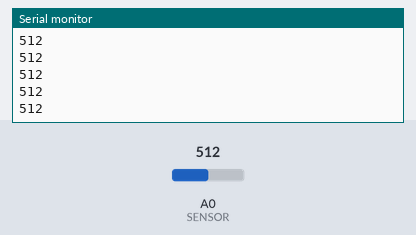
This sketch was run on a simulated Arduino Uno, built with avr-gcc and run on an emulated ATmega328P. Parts: the last lines printed to the serial monitor. Inputs (shaded band) come from the test bench; at power-on: A0 (SENSOR) = 512.

Above: at 1.2 s.
1.3 s: A0 (SENSOR) set to 716
At 1.31 s:
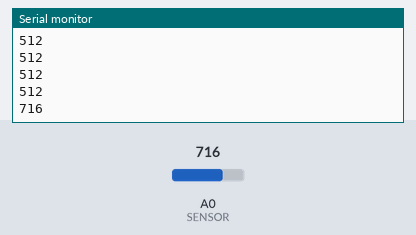
2.8 s: A0 (SENSOR) set to 900
At 2.81 s:
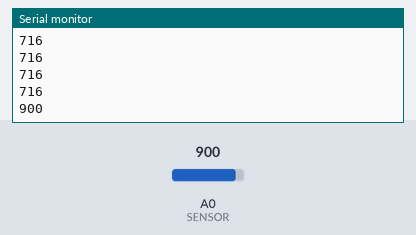
Timing chart, 0 to 5.8 s (numbered marks = the images above; inputs shaded):
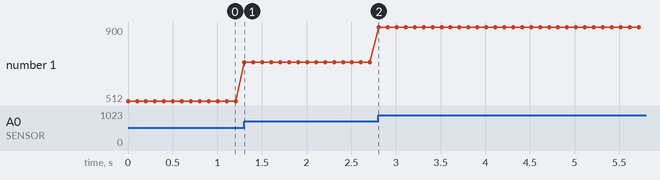

Measured:
- after the input at 1.3 s, the serial monitor: prints a new line at once (image 1)
- after the input at 2.8 s, the serial monitor: prints a new line at once (image 2)
- plotted number 1: 512 → 716 after the input at 1.3 s, 716 → 900 after the input at 2.8 s

The sketch:

Poten_LED.ino
```cpp
const byte SENSOR = A0;
int value;

void setup() {
  Serial.begin(9600);
}

void loop() {
  value = analogRead(SENSOR);
  Serial.println(value);
  delay(100);
}
```
